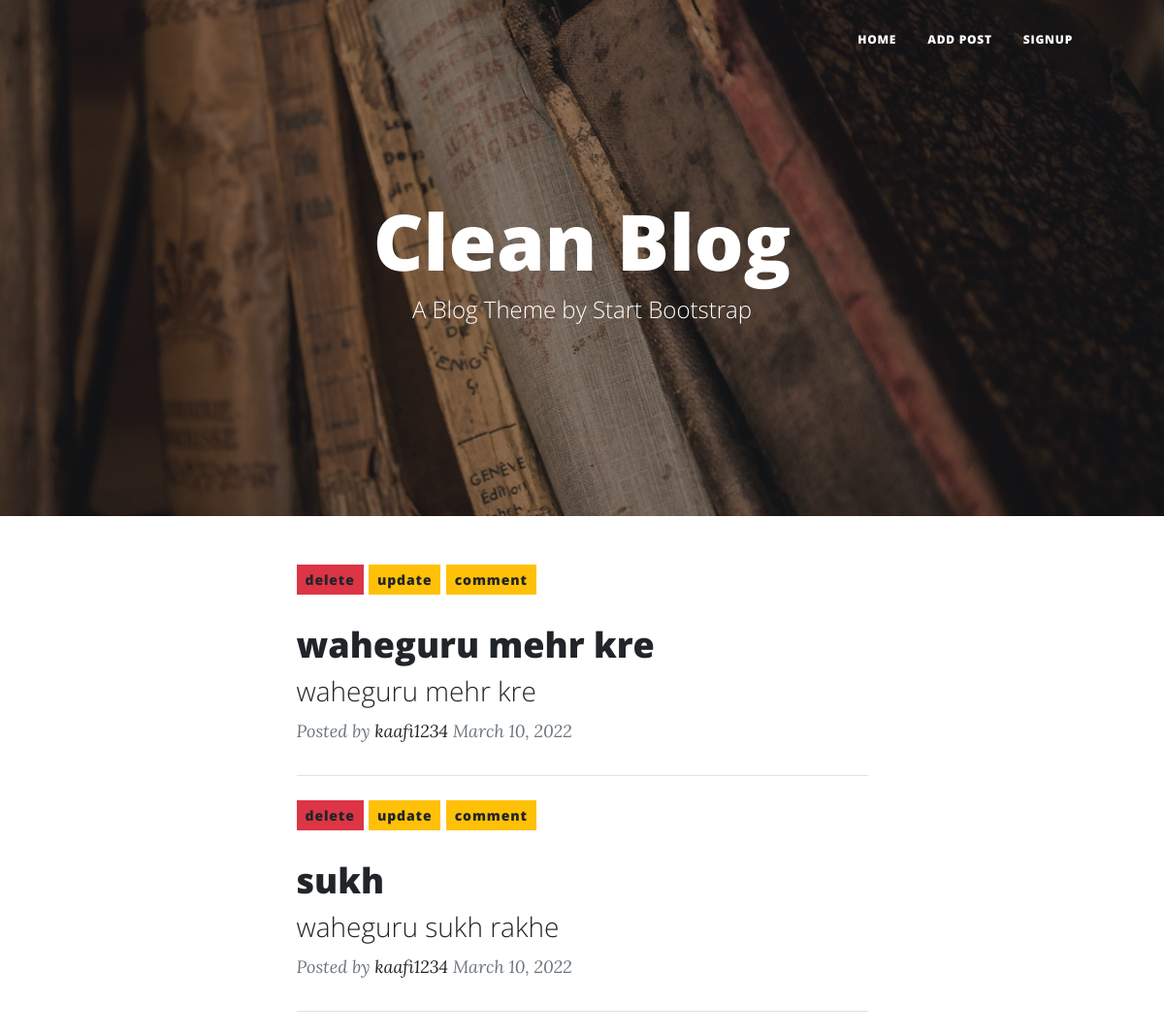
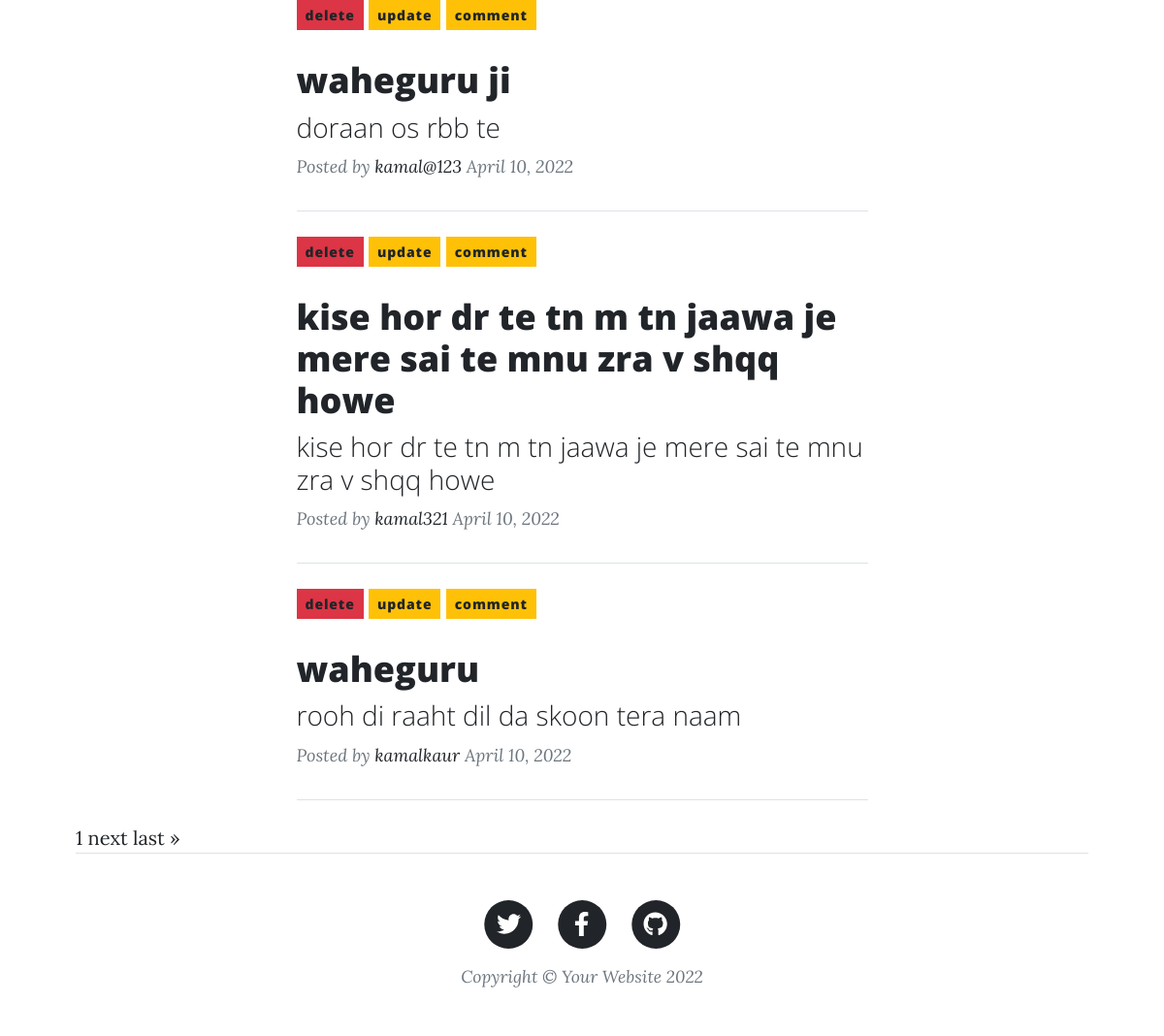
The page / on the database its author committed (2 pictures, top to bottom).
### kkapp/models.py (models this page shows, shortened)
class Post(models.Model):
    author = models.ForeignKey(settings.AUTH_USER_MODEL,on_delete = models.CASCADE)
    title = models.CharField(max_length = 200)
    text = models.TextField()
    created_date =models.DateTimeField(auto_now_add = True)
    published_date = models.DateField(blank =True,null = True)

### kkapp/views.py (the view)
# urls.py: path('',index,name="index"),
def index(request):
    items_per_page = 5
    posts = Post.objects.all()
    paginator = Paginator(posts, items_per_page)
    page_number = request.GET.get('page')
    current_page = paginator.get_page(page_number)
    return render(request,'index.html',{'current_page': current_page})

### kkapp/templates/index.html (shortened to what this page needs)
{% load static %}
<!DOCTYPE html>
<html lang="en">
    <head>
        <link href="{% static 'css/styles.css' %}" rel="stylesheet" />
    </head>
    <body>
        <nav class="navbar navbar-expand-lg navbar-light" id="mainNav">
            <div class="container px-4 px-lg-5">
                <div class="collapse navbar-collapse" id="navbarResponsive">
                    <ul class="navbar-nav ms-auto py-4 py-lg-0">
                        <li class="nav-item"><a class="nav-link px-lg-3 py-3 py-lg-4" href="/">Home</a></li>
                        <li class="nav-item"><a class="nav-link px-lg-3 py-3 py-lg-4" href="{% url 'createpost' %}">Add Post</a></li>
                        {% if request.user.is_authenticated %}
                        <li class="nav-item"><a class="nav-link px-lg-3 py-3 py-lg-4" href="#">Welcome to {{request.user}}
                        </a></li>
                        <li class="nav-item"><a class="nav-link px-lg-3 py-3 py-lg-4" href="{% url 'logoutuser' %}">Logout</a></li>
                        {% else %}
                        <li class="nav-item"><a class="nav-link px-lg-3 py-3 py-lg-4" href="{% url 'registeruser' %}">signup</a></li>
                        {% endif %}
                    </ul>
                </div>
            </div>
        </nav>
        <header class="masthead" style="background-image: url('{% static 'images/kk.jpg' %}')">
            <div class="container position-relative px-4 px-lg-5">
                <div class="row gx-4 gx-lg-5 justify-content-center">
                    <div class="col-md-10 col-lg-8 col-xl-7">
                        <div class="site-heading">
                            <h1>Clean Blog</h1>
                            <span class="subheading">A Blog Theme by Start Bootstrap</span>
                        </div>
                    </div>
                </div>
            </div>
        </header>
        <div class="container px-4 px-lg-5">
            <div class="row gx-4 gx-lg-5 justify-content-center">
                <div class="col-md-10 col-lg-8 col-xl-7">
                    {% for post in current_page %}
                    <div class="post-preview">
                       <a href="{% url 'deletepost' post.id%}" class="btn btn-danger btn-sm">delete</a>
                       <a href="{% url 'updatepost' post.id%}" class="btn btn-warning btn-sm">update</a>
                       <a href="{% url 'comment' post.id%}" class="btn btn-warning btn-sm">comment</a>
                        <a href="#">
                            <h2 class="post-title">{{post.title}}</h2>
                            <h3 class="post-subtitle">{{post.text}}</h3>
                        </a>
                        <p class="post-meta">
                            Posted by
                            <a href="#!">{{post.author}}</a>
                            {{post.published_date}}
                        </p>
                    </div>
                    <hr class="my-4" />
                    {% endfor %}
            </div>
        </div>
<div class="pagination">
    <span class="step-links">
        <span class="current-page">{{ current_page.number }}</span>
        {% if current_page.has_next %}
            <a href="?page={{ current_page.next_page_number }}">next</a>
            <a href="?page={{ current_page.paginator.num_pages }}">last &raquo;</a>
        {% endif %}
    </span>
</div>
        <footer class="border-top">
            <div class="container px-4 px-lg-5">
                <div class="row gx-4 gx-lg-5 justify-content-center">
                    <div class="col-md-10 col-lg-8 col-xl-7">
                        <ul class="list-inline text-center">
                            <li class="list-inline-item">
                                <a href="#!">
                                    <span class="fa-stack fa-lg">
                                        <i class="fas fa-circle fa-stack-2x"></i>
                                        <i class="fab fa-twitter fa-stack-1x fa-inverse"></i>
                                    </span>
                                </a>
                            </li>
                            <li class="list-inline-item">
                                <a href="#!">
                                    <span class="fa-stack fa-lg">
                                        <i class="fas fa-circle fa-stack-2x"></i>
                                        <i class="fab fa-facebook-f fa-stack-1x fa-inverse"></i>
                                    </span>
                                </a>
                            </li>
                            <li class="list-inline-item">
                                <a href="#!">
                                    <span class="fa-stack fa-lg">
                                        <i class="fas fa-circle fa-stack-2x"></i>
                                        <i class="fab fa-github fa-stack-1x fa-inverse"></i>
                                    </span>
                                </a>
                            </li>
                        </ul>
                        <div class="small text-center text-muted fst-italic">Copyright &copy; Your Website 2022</div>
                    </div>
                </div>
            </div>
        </footer>
    </body>
</html>

### rows shown on the page
Post: title "waheguru mehr kre", text "waheguru mehr kre", author "kaafi1234", published_date "March 10, 2022"
Post: title "sukh", text "waheguru sukh rakhe", author "kaafi1234", published_date "March 10, 2022"
Post: title "waheguru ji", text "doraan os rbb te", author "kamal@123", published_date "April 10, 2022"
Post: title "kise hor dr te tn m tn jaawa je mere sai te mnu zra v shqq howe", text "kise hor dr te tn m tn jaawa je mere sai te mnu zra v shqq howe", author "kamal321", published_date "April 10, 2022"
Post: title "waheguru", text "rooh di raaht dil da skoon tera naam", author "kamalkaur", published_date "April 10, 2022"

### other values the page prints
{{ current_page.number }} "1"
